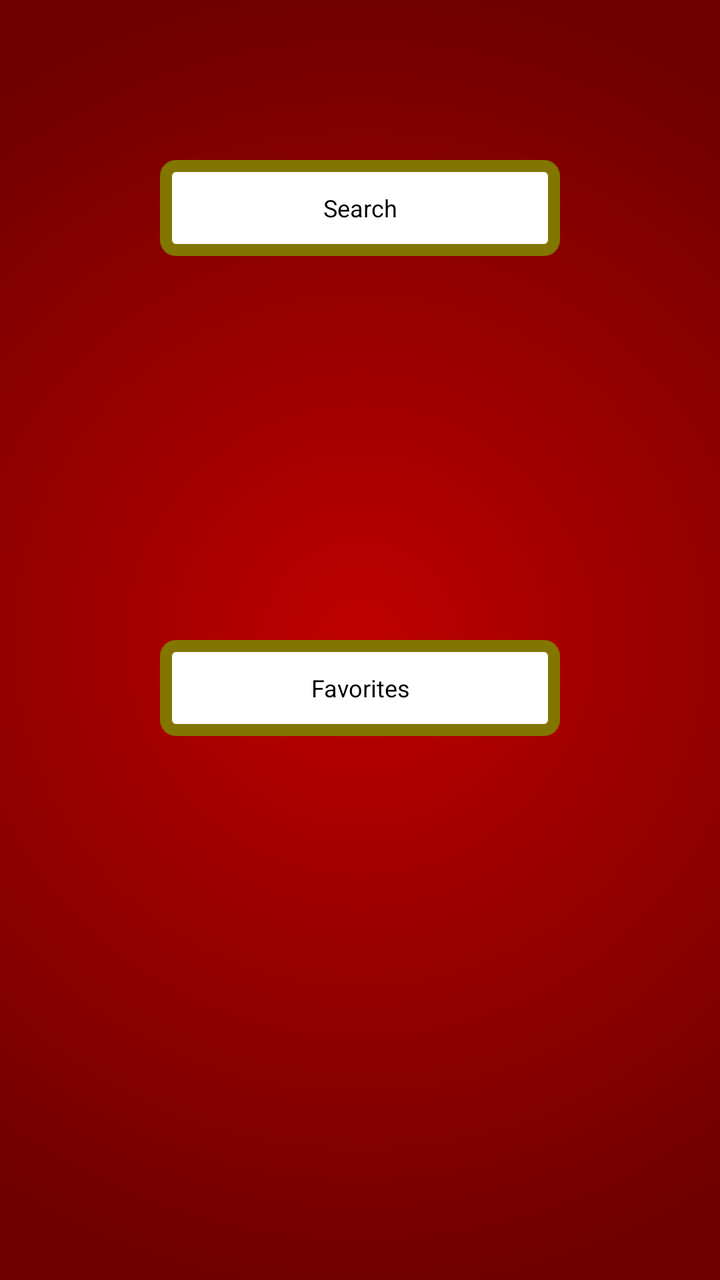
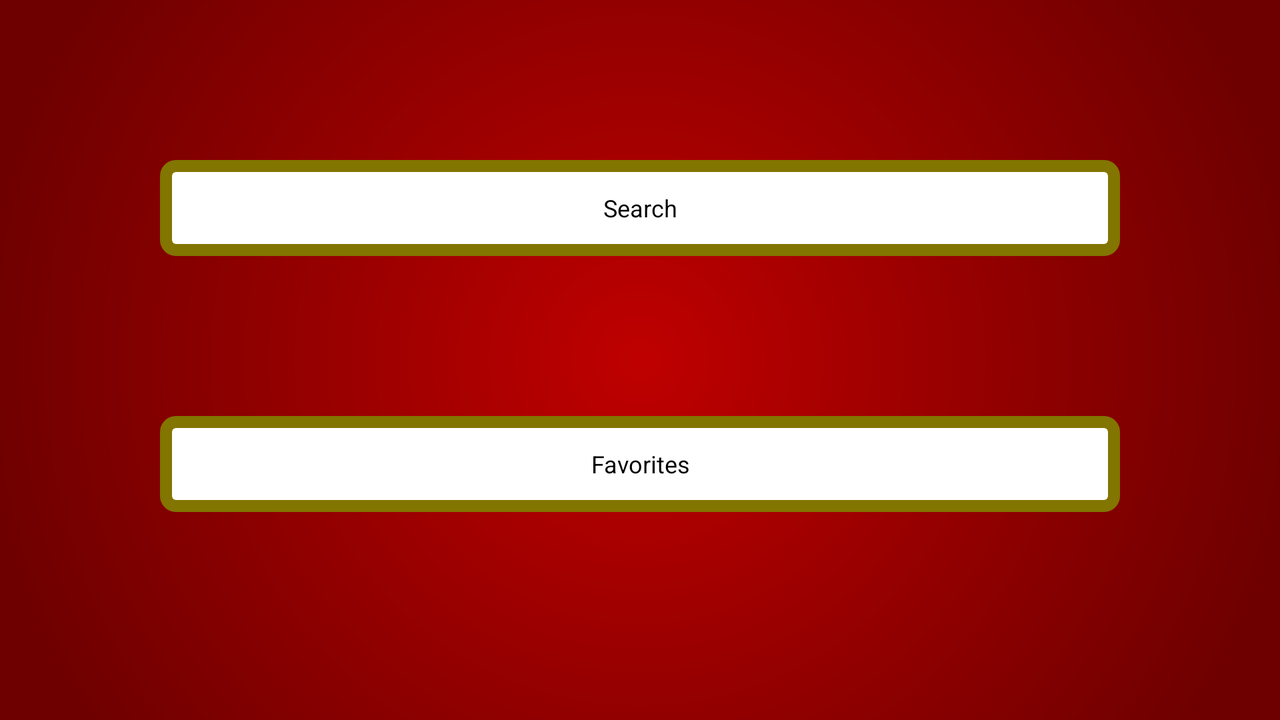

Two renders of one Android screen. The first uses the default layout on a phone; the second uses the alternative layout the repository ships for a different screen configuration, on a matching device. The two XML files are below.
<!-- AndroidManifest.xml: application theme AppTheme -->
<!-- res/layout/activity_main.xml -->
<RelativeLayout xmlns:android="http://schemas.android.com/apk/res/android"
    android:layout_width="fill_parent"
    android:layout_height="fill_parent" 
    android:orientation="vertical"
    android:background="@drawable/red_background"
    android:padding="@dimen/activity_padding">

    
	<LinearLayout
	    android:focusable="true" 
	    android:focusableInTouchMode="true"
    	android:layout_width="match_parent"
    	android:layout_height="match_parent"
    	android:orientation="vertical"    >
    	
	    
	    <LinearLayout
            android:layout_weight="1"
            android:orientation="vertical"
		    android:layout_width="fill_parent"
		    android:layout_height="wrap_content" >
		    
	        <Button
	            android:id="@+id/button_search_acceuil"
	            style="@style/EditText"
	            android:text="@string/search_button_search"  />
	    </LinearLayout>
        
        <LinearLayout
            android:layout_weight="1"
            android:orientation="vertical"
		    android:layout_width="fill_parent"
		    android:layout_height="wrap_content" >
			    
	        <Button
	            android:id="@+id/button_favorites"
	            style="@style/EditText"
	            android:text="@string/button_favorites" />
        </LinearLayout>
        
     </LinearLayout>
     
</RelativeLayout>
<!-- resources referenced by this layout -->
<resources>
  <dimen name="activity_padding">80dp</dimen>
  <!-- drawable red_background (drawable) -->
  <?xml version="1.0" encoding="utf-8"?>
       <shape xmlns:android="http://schemas.android.com/apk/res/android">
  	    <gradient 
  	        android:gradientRadius="1000"
  			android:centerX="50%"
  			android:centerY="50%"
  			android:centerColor="#960000"
  			android:startColor="#BF0000"
  			android:endColor="#6E0000"
  			android:type="radial"
  	     />
  		</shape>
  <string name="button_favorites">Favorites</string>
  <string name="search_button_search">Search</string>
  <style name="EditText" parent="AppBaseTheme">
         		<item name="android:background">@drawable/button_custom</item> 
         		<item name="android:textColor">@color/black</item> 
         		<item name="android:textColorHint">@color/hint_text_color</item>
         		<item name="android:gravity">center</item>
         		<item name="android:padding">@dimen/text_defaut_size</item>
         		<item name="android:layout_height">wrap_content</item>
  	        <item name="android:layout_width">match_parent</item>
         		<item name="android:textSize">@dimen/text_defaut_size</item> 
      </style>
  <style name="AppTheme" parent="AppBaseTheme">
          
      </style>
  <style name="AppBaseTheme" parent="android:Theme.Holo">
          
      </style>
  <!-- drawable button_custom (drawable) -->
  <?xml version="1.0" encoding="utf-8"?>
  <selector xmlns:android="http://schemas.android.com/apk/res/android">
  
      <item android:drawable="@drawable/button_defaut" android:state_enabled="true" android:state_window_focused="false"/>
      <item android:drawable="@drawable/button_pressed" android:state_pressed="true"/>
      <item android:drawable="@drawable/button_defaut" android:state_focused="true"/>
      <item android:drawable="@drawable/button_defaut" android:state_enabled="true"/>
  
  </selector>
  <color name="black">#000000</color>
  <color name="hint_text_color">#66676E</color>
  <dimen name="text_defaut_size">12sp</dimen>
  <!-- drawable button_defaut (drawable) -->
  <?xml version="1.0" encoding="utf-8"?>
   		 <shape xmlns:android="http://schemas.android.com/apk/res/android" android:shape="rectangle" >
  			<corners
  				android:radius="5dp"
  			/>
  			<solid
  				android:color="@color/white"
  			/>
  			
  			
  			<stroke
  				android:width="6dp"
  				android:color="@color/yellow"
  			/>
  		</shape>
  <!-- drawable button_pressed (drawable) -->
  <?xml version="1.0" encoding="utf-8"?>
   		 <shape xmlns:android="http://schemas.android.com/apk/res/android" android:shape="rectangle" >
  			<corners
  				android:radius="10dp"
  			/>
  			<solid
  				android:color="@color/selected"
  			/>
  			
  			<size
  				android:width="400dp"
  				android:height="60dp"
  			/>
  			<stroke
  				android:width="6dp"
  				android:color="@color/yellow"
  			/>
  		</shape>
  <color name="white">#ffffff</color>
  <color name="yellow">#827500</color>
  <color name="selected">#94B5D1</color>
</resources>
<!-- res/layout-land/activity_main.xml (the repository's variant of the layout above) -->
<!-- drawn on the phone turned sideways -->
<RelativeLayout xmlns:android="http://schemas.android.com/apk/res/android"
    android:layout_width="fill_parent"
    android:layout_height="fill_parent" 
    android:orientation="vertical"
    android:background="@drawable/red_background">

    <LinearLayout 
    	android:layout_width="fill_parent"
    	android:layout_height="fill_parent"
    	android:orientation="vertical"  
    	android:padding="@dimen/activity_padding"  >
    	
        <Button
            android:id="@+id/button_search_acceuil"
            style="@style/EditText"
            android:text="@string/search_button_search"  />
        
        <Space
            android:layout_width="fill_parent"
        	android:layout_height="@dimen/activity_padding" />
        
        <Button
            android:id="@+id/button_favorites"
            style="@style/EditText"
            android:text="@string/button_favorites" />
        
        
     </LinearLayout>
     
</RelativeLayout>
